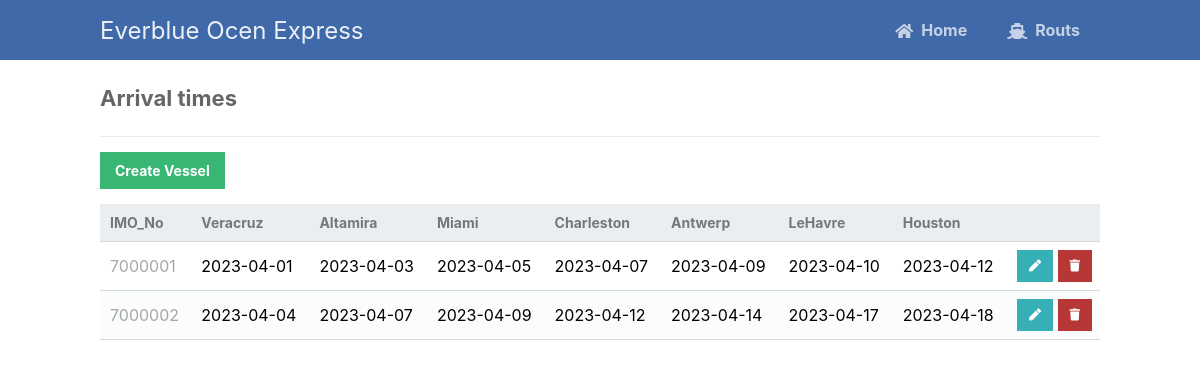
The app's page /readVessel.php with its own data.
### tables this page shows
CREATE TABLE `vessel` (
  `IMO_No` int(11) NOT NULL,
  `Speed` int(11) NOT NULL,
  `Deadweight_Tonnage` int(11) NOT NULL,
  `Gross_Tonnage` int(11) NOT NULL,
  `Date_Built` date NOT NULL,
  `Breadth` float NOT NULL,
  `A_Veracruz` date NOT NULL,
  `A_Altamira` date NOT NULL,
  `A_Miami` date NOT NULL,
  `A_Charleston` date NOT NULL,
  `A_Antwerp` date NOT NULL,
  `A_LeHavre` date NOT NULL,
  `A_Houston` date NOT NULL,
  `D_Veracruz` date NOT NULL,
  `D_Altamira` date NOT NULL,
  `D_Miami` date NOT NULL,
  `D_Charleston` date NOT NULL,
  `D_Antwerp` date NOT NULL,
  `D_LeHavre` date NOT NULL,
  `D_Houston` date NOT NULL,
  `Type_No` varchar(11) DEFAULT NULL
);

### readVessel.php (the view, shortened to what this page needs)
<?php
include 'functions.php';
$pdo = pdo_connect_mysql();
$page = isset($_GET['page']) && is_numeric($_GET['page']) ? (int)$_GET['page'] : 1;
$records_per_page = 5;
$stmt = $pdo->prepare('SELECT * FROM vessel ORDER BY IMO_No LIMIT :current_page, :record_per_page');
$stmt->bindValue(':current_page', ($page-1)*$records_per_page, PDO::PARAM_INT);
$stmt->bindValue(':record_per_page', $records_per_page, PDO::PARAM_INT);
$stmt->execute();
$contacts = $stmt->fetchAll(PDO::FETCH_ASSOC);
?>
<?=template_header('Read')?>
<div class="content read">
	<h2>Arrival times</h2>
	<a href="createvessel.php" class="create-contact">Create Vessel</a>
	<table>
        <thead>
            <tr>
                <td>IMO_No</td>
                <td>Veracruz</td>
                <td>Altamira</td>
                <td>Miami</td>
                <td>Charleston</td>
                <td>Antwerp</td>
                <td>LeHavre</td>
                <td>Houston</td>
                <td></td>
            </tr>
        </thead>
        <tbody>
            <?php foreach ($contacts as $contact): ?>
            <tr>
                <td><?=$contact['IMO_No']?></td>
                <td><?=$contact['A_Veracruz']?></td>
                <td><?=$contact['A_Altamira']?></td>
                <td><?=$contact['A_Miami']?></td>
                <td><?=$contact['A_Charleston']?></td>
                <td><?=$contact['A_Antwerp']?></td>
                <td><?=$contact['A_LeHavre']?></td>
                <td><?=$contact['A_Houston']?></td>
                <td class="actions">
                    <a href="updateroutes.php?id=<?=$contact['IMO_No']?>" class="edit"><i class="fas fa-pen fa-xs"></i></a>
                    <a href="deletevessel.php?id=<?=$contact['IMO_No']?>" class="trash"><i class="fas fa-trash fa-xs"></i></a>
                </td>
            </tr>
            <?php endforeach; ?>
        </tbody>
    </table>
</div>
<?=template_footer()?>

### functions.php (shortened to what this page needs)
<?php
function template_header($title) {
echo <<<EOT
<!DOCTYPE html>
<html>
	<head>
		<meta charset="utf-8">
		<title>$title</title>
		<link href="style.css" rel="stylesheet" type="text/css">
		<link rel="stylesheet" href="https://use.fontawesome.com/releases/v5.7.1/css/all.css">
	</head>
	<body>
    <nav class="navtop">
    	<div>
    		<h1>Everblue Ocen Express</h1>
            <a href="index.php"><i class="fas fa-home"></i>Home</a>
    		<a href="readVessel.php"><i class="fas fa-duotone fa-ship"></i>Routs</a>
    	</div>
    </nav>
EOT;
}
function template_footer() {
echo <<<EOT
    </body>
</html>
EOT;
}
?>

### style.css (style rules this page uses)
* { box-sizing: border-box; font-family: -apple-system, BlinkMacSystemFont, "segoe ui", roboto, oxygen, ubuntu, cantarell, "fira sans", "droid sans", "helvetica neue", Arial, sans-serif; font-size: 16px; -webkit-font-smoothing: antialiased; -moz-osx-font-smoothing: grayscale; }
body { background-color: #FFFFFF; margin: 0; }
.navtop { background-color: #3f69a8; height: 60px; width: 100%; border: 0; }
.navtop div { display: flex; margin: 0 auto; width: 1000px; height: 100%; }
.navtop div h1, .navtop div a { display: inline-flex; align-items: center; }
.navtop div h1 { flex: 1; font-size: 24px; padding: 0; margin: 0; color: #ecf0f6; font-weight: normal; }
.navtop div a { padding: 0 20px; text-decoration: none; color: #c5d2e5; font-weight: bold; }
.navtop div a i { padding: 2px 8px 0 0; }
.content { width: 1000px; margin: 0 auto; }
.content h2 { margin: 0; padding: 25px 0; font-size: 22px; border-bottom: 1px solid #ebebeb; color: #666666; }
.read .create-contact { display: inline-block; text-decoration: none; background-color: #38b673; font-weight: bold; font-size: 14px; color: #FFFFFF; padding: 10px 15px; margin: 15px 0; }
.read table { width: 100%; padding-top: 30px; border-collapse: collapse; }
.read table thead { background-color: #ebeef1; border-bottom: 1px solid #d3dae0; }
.read table thead td { padding: 10px; font-weight: bold; color: #767779; font-size: 14px; }
.read table tbody tr { border-bottom: 1px solid #d3dae0; }
.read table tbody tr:nth-child(even) { background-color: #fbfcfc; }
.read table tbody tr td { padding: 10px; }
.read table tbody tr td:nth-child(1) { color: #a5a7a9; }
.read table tbody tr td.actions { padding: 8px; text-align: right; }
.read table tbody tr td.actions .edit, .read table tbody tr td.actions .trash { display: inline-flex; text-align: right; text-decoration: none; color: #FFFFFF; padding: 10px 12px; }
.read table tbody tr td.actions .trash { background-color: #b73737; }
.read table tbody tr td.actions .edit { background-color: #37afb7; }

### records on screen
vessel: IMO_No "7000001", A_Veracruz "2023-04-01", A_Altamira "2023-04-03", A_Miami "2023-04-05", A_Charleston "2023-04-07", A_Antwerp "2023-04-09", A_LeHavre "2023-04-10", A_Houston "2023-04-12"
vessel: IMO_No "7000002", A_Veracruz "2023-04-04", A_Altamira "2023-04-07", A_Miami "2023-04-09", A_Charleston "2023-04-12", A_Antwerp "2023-04-14", A_LeHavre "2023-04-17", A_Houston "2023-04-18"
